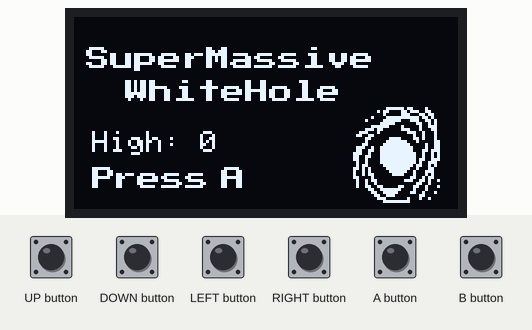
This sketch was run on a simulated Arduboy, built with avr-gcc and run on an emulated ATmega32U4. Shown: 128×64 one-colour display. Inputs (shaded band) come from the test bench. EEPROM starts erased.

Above: at 0.56 s.
1.3 s: A button pressed for 0.15 s
At 1.52 s:
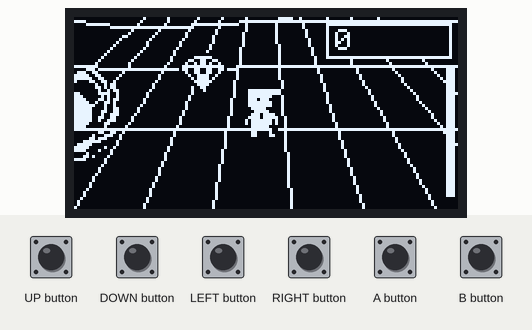
2.0 s: UP button pressed for 0.15 s
At 2.58 s:
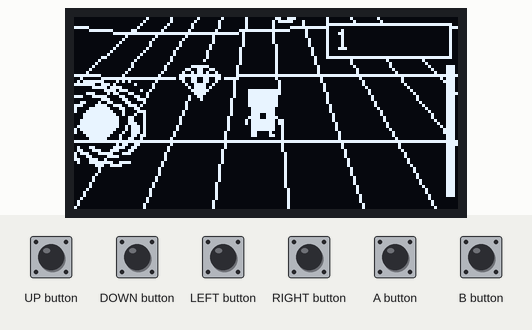
2.7 s: DOWN button pressed for 0.15 s
At 2.91 s:
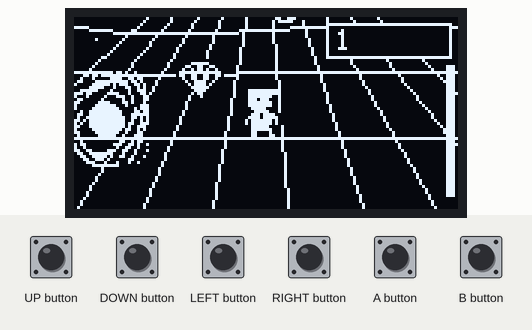
3.4 s: DOWN button pressed for 1 s
At 3.86 s:
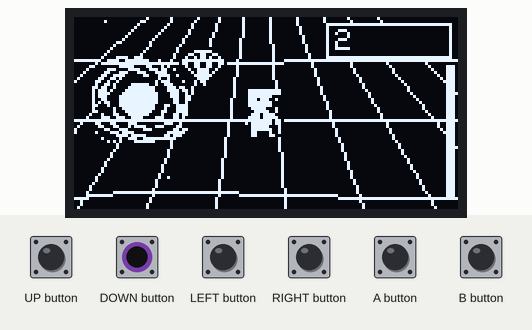
5.0 s: UP button pressed for 1 s
At 5.47 s:
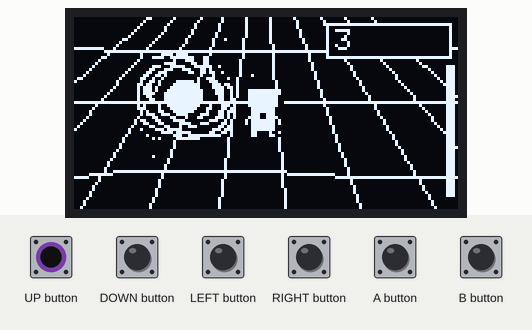
6.6 s: DOWN button pressed for 0.15 s
Timing chart, 0 to 9.6 s (numbered marks = the images above; inputs shaded):
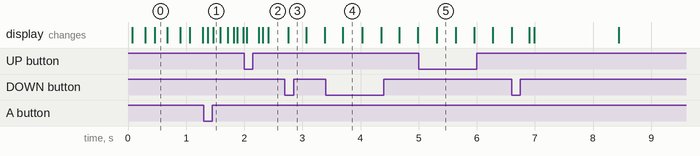

Measured:
- after the input at 1.3 s, the display: first changes after 0.07 s (image 1 shows a later state)
- after the input at 2.7 s, the display: changes after 0.06 s (image 3)
- after the input at 3.4 s, the display: changes after 0.30 s (image 4)
- after the input at 5.0 s, the display: changes after 0.31 s (image 5)

The sketch:

supermassive-whitehole.ino
```cpp
// =============================================================================
// supermassive-whitehole.ino — Arduino Entry Point for Supermassive Whitehole
// =============================================================================
//
// PURPOSE:
//   This is the Arduino sketch entry point. It:
//   1. Creates the Arduboy2 hardware instance
//   2. Creates HAL wrappers (renderer, input, storage)
//   3. Creates the Game instance
//   4. Wires them together in setup() and runs the game loop in loop()
//
// GAME LOOP:
//   Every frame (60 FPS target):
//     1. Check if it's time for a new frame (Arduboy2::nextFrame)
//     2. Poll button inputs
//     3. Update game logic (state machine, physics, spawning, collisions)
//     4. Clear the screen buffer
//     5. Render the current game state
//     6. Push the buffer to the OLED display
//
// FOR IMPLEMENTING AGENTS:
//   This file should rarely need changes after M0. The only reasons to
//   modify it would be:
//   - Adding new HAL instances (e.g., audio in M6)
//   - Changing frame rate
//   - Adding debug output
//
// =============================================================================

#include "src/game/game.h"
#include "src/platform/arduboy/arduboy_input.h"
#include "src/platform/arduboy/arduboy_renderer.h"
#include "src/platform/arduboy/arduboy_storage.h"
#include <Arduboy2.h>

// =============================================================================
// Global instances
// =============================================================================
// These are created once and live for the entire program lifetime.
// No dynamic allocation — everything is static.

Arduboy2 arduboy;                  // Hardware abstraction (Arduboy2 library)
ArduboyRenderer renderer(arduboy); // Renderer HAL → wraps Arduboy2 draw calls
ArduboyInput input(arduboy);       // Input HAL → wraps Arduboy2 button calls
ArduboyStorage storage;            // Storage HAL → wraps EEPROM
Game game;                         // The game itself

uint32_t lastMillis = 0;

// =============================================================================
// setup() — Called once at power-on / reset
// =============================================================================
void setup() {
  arduboy.begin();
  arduboy.setFrameRate(TARGET_FPS);
  game.init(storage);
  lastMillis = millis();
}

// =============================================================================
// loop() — Called repeatedly (main game loop)
// =============================================================================
void loop() {
  // Wait until it's time for the next frame (60 FPS timing)
  if (!arduboy.nextFrame())
    return;

  // Compute wall-clock delta-time normalized to 60 FPS (16.67ms = FP_DT_ONE = 256)
  uint32_t currentMillis = millis();
  uint32_t elapsedMillis = currentMillis - lastMillis;
  lastMillis = currentMillis;

  // Clamp to sane range [1, 100] ms to guard against pauses or initial startup
  if (elapsedMillis == 0) elapsedMillis = 1;
  if (elapsedMillis > 100) elapsedMillis = 100;

  // Normalized Q8.8 dt: (elapsedMillis / 1000.0) * 60.0 * 256 = (elapsedMillis * 384) / 25
  fp_t dt = (fp_t)(((uint32_t)elapsedMillis * 384) / 25);

  // 1. Poll button state (must be before any input checks)
  input.poll();

  // 2. Update game logic with delta-time
  game.update(input, dt);

  // 3. Render
  renderer.clear();
  game.render(renderer);
  renderer.display();
}
```

entity.cpp
```cpp
// =============================================================================
// entity.cpp — Entity & EntityManager Implementation
// =============================================================================
//
// MILESTONE: M2 (Entity Spawning & Collision Detection)
//
// FOR IMPLEMENTING AGENTS:
//   Implement all methods as documented in entity.h.
//   Key points:
//   - spawn() must find first ENTITY_NONE slot and configure it
//   - despawn() just calls entity.reset()
//   - Keep it simple — entities are static data, logic lives in Game/Physics
//
// =============================================================================

#include "entity.h"

// -----------------------------------------------------------------------------
// Entity::reset()
// -----------------------------------------------------------------------------
void Entity::reset() {
    x = 0;
    y = 0;
    type = ENTITY_NONE;
    width = 0;
    height = 0;
    active = false;
}

// -----------------------------------------------------------------------------
// Entity::isFood()
// -----------------------------------------------------------------------------
bool Entity::isFood() const {
    return (type >= ENTITY_FOOD_APPLE && type <= ENTITY_FOOD_ICECREAM);
}

// -----------------------------------------------------------------------------
// Entity::isCollectible()
// -----------------------------------------------------------------------------
bool Entity::isCollectible() const {
    return (type == ENTITY_COLLECTIBLE_DIAMOND || type == ENTITY_COLLECTIBLE_BILLS);
}

// -----------------------------------------------------------------------------
// Entity::isPowerup()
// -----------------------------------------------------------------------------
bool Entity::isPowerup() const {
    return (type == ENTITY_POWERUP_COFFEE);
}

// -----------------------------------------------------------------------------
// EntityManager::init()
// -----------------------------------------------------------------------------
void EntityManager::init() {
    for (uint8_t i = 0; i < MAX_ENTITIES; i++) {
        entities[i].reset();
    }
}

// -----------------------------------------------------------------------------
// EntityManager::spawn()
// -----------------------------------------------------------------------------
bool EntityManager::spawn(EntityType type, fp32_t worldX, fp32_t worldY) {
    for (uint8_t i = 0; i < MAX_ENTITIES; i++) {
        if (!entities[i].active || entities[i].type == ENTITY_NONE) {
            entities[i].type = type;
            entities[i].x = worldX;
            entities[i].y = worldY;
            entities[i].active = true;

            switch (type) {
                case ENTITY_COLLECTIBLE_DIAMOND:
                case ENTITY_COLLECTIBLE_BILLS:
                    entities[i].width = COLLECTIBLE_SIZE;
                    entities[i].height = COLLECTIBLE_SIZE;
                    break;
                case ENTITY_POWERUP_COFFEE:
                    entities[i].width = POWERUP_COFFEE_SIZE;
                    entities[i].height = POWERUP_COFFEE_SIZE;
                    break;
                case ENTITY_FOOD_APPLE:
                case ENTITY_FOOD_PIZZA:
                case ENTITY_FOOD_TACO:
                case ENTITY_FOOD_BURGER:
                case ENTITY_FOOD_FRIES:
                case ENTITY_FOOD_CAKE:
                case ENTITY_FOOD_DONUT:
                case ENTITY_FOOD_ICECREAM:
                    entities[i].width = 8;
                    entities[i].height = 8;
                    break;
                default:
                    entities[i].reset();
                    return false;
            }
            return true;
        }
    }
    return false;
}

// -----------------------------------------------------------------------------
// EntityManager::despawn()
// -----------------------------------------------------------------------------
void EntityManager::despawn(uint8_t index) {
    if (index < MAX_ENTITIES) {
        entities[index].reset();
    }
}

// -----------------------------------------------------------------------------
// EntityManager::countActive()
// -----------------------------------------------------------------------------
uint8_t EntityManager::countActive() const {
    uint8_t count = 0;
    for (uint8_t i = 0; i < MAX_ENTITIES; i++) {
        if (entities[i].active) {
            count++;
        }
    }
    return count;
}
```

entity.h
```cpp
// =============================================================================
// entity.h — Entity Data Structure & Entity Manager
// =============================================================================
//
// PURPOSE:
//   Defines the Entity struct (a single spawnable game object: food or
//   collectible) and the EntityManager that owns a static array of them.
//   The blackhole is NOT an entity — it's managed separately by World.
//
// ARCHITECTURE:
//   This file is 100% PLATFORM-INDEPENDENT. No HAL or Arduboy headers.
//   It only depends on config.h for constants and fixed-point types.
//
// ENTITY LIFECYCLE:
//   1. EntityManager pre-allocates a static array of MAX_ENTITIES entities.
//   2. All start with type = ENTITY_NONE and active = false.
//   3. World::update() calls entityManager.spawn() to activate an entity,
//      setting its type, position, and size.
//   4. Each frame, Game::update() iterates active entities to:
//      - Check collisions with player (physics.h)
//      - Apply blackhole gravity pull (physics.h)
//      - Despawn if too far from camera (entityManager.despawn())
//   5. On collision with player:
//      - FOOD: apply slow debuff (player.applyFoodSlow()), then despawn
//      - COLLECTIBLE: add score, then despawn
//
// ENTITY TYPES:
//   ENTITY_NONE       — Inactive slot (available for spawning)
//   ENTITY_FOOD_PIZZA — Triangle placeholder. Light slow on contact.
//   ENTITY_FOOD_BURGER— Square placeholder. Medium slow on contact.
//   ENTITY_FOOD_DONUT — Circle placeholder. Heavy slow on contact.
//   ENTITY_COLLECTIBLE— Diamond placeholder. Adds score on contact.
//
// FOR IMPLEMENTING AGENTS:
//   - M2: Implement EntityManager::spawn() — find first ENTITY_NONE slot,
//     set type/position/size, mark active. Return false if no slots free.
//   - M2: Implement EntityManager::update() — iterate entities, despawn
//     any that are too far from camera (use World::isOnScreen or distance check).
//   - M2: Implement collision responses in Game::updatePlaying().
//   - Entities are STATIC — they don't move on their own (but get pulled
//     by blackhole gravity via physics::applyBlackholeGravity in M3).
//
// =============================================================================

#ifndef ENTITY_H
#define ENTITY_H

#include "config.h"

// =============================================================================
// EntityType — What kind of entity is this?
// =============================================================================
// Used to determine rendering shape, collision behavior, and food slow values.
// The uint8_t underlying type keeps each entity small.

enum EntityType : uint8_t {
    ENTITY_NONE                 = 0,  // Inactive / empty slot — available for reuse
    // Money / Collectibles (Diamond + Bills)
    ENTITY_COLLECTIBLE_DIAMOND  = 1,  // Faceted Diamond (+10 pts * combo)
    ENTITY_COLLECTIBLE_BILLS    = 2,  // Dollar Bills stack (+25 pts * combo)
    // Power-ups
    ENTITY_POWERUP_COFFEE       = 3,  // Coffee mug (Turbo speed + cleanse for 3s)
    // 8 Distinct Food Hazards (from items_16.png)
    ENTITY_FOOD_APPLE           = 4,  // Apple (Snack: 24 frames, -10% speed)
    ENTITY_FOOD_PIZZA           = 5,  // Pizza slice (Light: 30 frames, -15% speed)
    ENTITY_FOOD_TACO            = 6,  // Taco (Spicy: 45 frames, -25% speed)
    ENTITY_FOOD_BURGER          = 7,  // Burger (Medium: 60 frames, -30% speed)
    ENTITY_FOOD_FRIES           = 8,  // French fries (Salty: 75 frames, -35% speed)
    ENTITY_FOOD_CAKE            = 9,  // Cake (Sugar crash: 105 frames, -45% speed)
    ENTITY_FOOD_DONUT           = 10, // Donut (Heavy: 90 frames, -50% speed)
    ENTITY_FOOD_ICECREAM        = 11, // Ice Cream (Brain freeze: 120 frames, -60% speed)
    // Alias for backwards compatibility
    ENTITY_COLLECTIBLE          = 1
};

// =============================================================================
// Entity — A single game object on the infinite plane
// =============================================================================
// Size: ~14 bytes per entity (important for RAM budget with MAX_ENTITIES slots).
//
// All positions are in WORLD SPACE (fp32_t for large coordinate range).
// To render, convert to screen space: screenX = FP32_TO_INT(x - cameraX)
//
// Width/height are in PIXELS and used for both rendering and AABB collision.
// They're set based on the entity type when spawned (see config.h for sizes).

struct Entity {
    fp32_t x;          // World-space X position (Q24.8 fixed-point)
    fp32_t y;          // World-space Y position (Q24.8 fixed-point)
    EntityType type;   // What kind of entity (determines shape + behavior)
    uint8_t width;     // Hitbox width in pixels
    uint8_t height;    // Hitbox height in pixels
    bool active;       // Is this entity currently alive and on the plane?

    // -------------------------------------------------------------------------
    // reset() — Clear this entity to an inactive state
    // -------------------------------------------------------------------------
    // Called when despawning or at initialization.
    // Sets type to ENTITY_NONE and active to false.
    // Position is zeroed but doesn't matter since inactive entities are skipped.
    void reset();

    // -------------------------------------------------------------------------
    // isFood() — Returns true if this entity is any food type
    // -------------------------------------------------------------------------
    // Convenience for collision handling: if (entity.isFood()) player.applyFoodSlow()
    bool isFood() const;

    // -------------------------------------------------------------------------
    // isCollectible() — Returns true if this entity is a collectible
    // -------------------------------------------------------------------------
    bool isCollectible() const;

    // -------------------------------------------------------------------------
    // isPowerup() — Returns true if this entity is a positive power-up
    // -------------------------------------------------------------------------
    bool isPowerup() const;
};

// =============================================================================
// EntityManager — Static pool manager for all spawned entities
// =============================================================================
// Owns a fixed-size array of Entity structs. Provides spawn/despawn/iteration.
//
// SPAWNING STRATEGY:
//   spawn() scans the array for the first inactive (ENTITY_NONE) slot.
//   If all slots are full, the spawn is silently dropped (returns false).
//   This is intentional — we never exceed MAX_ENTITIES RAM budget.
//
// DESPAWNING STRATEGY:
//   Entities are despawned when they're too far from the camera (off-screen).
//   This is checked by World::update() or Game::updatePlaying() each frame.
//   Also despawned immediately on collision with the player.
//
// ITERATION:
//   Game logic iterates entities[0..MAX_ENTITIES-1] and checks entity.active.
//   Inactive entities are skipped. This is O(MAX_ENTITIES) per frame but
//   MAX_ENTITIES is tiny (12), so it's essentially free.

class EntityManager {
public:
    Entity entities[MAX_ENTITIES];

    // -------------------------------------------------------------------------
    // init() — Reset all entities to inactive state
    // -------------------------------------------------------------------------
    // Called at game start and on retry. Clears the entire entity pool.
    void init();

    // -------------------------------------------------------------------------
    // spawn(type, worldX, worldY) — Spawn a new entity at the given position
    // -------------------------------------------------------------------------
    // Finds the first inactive slot, sets it up with the given type and
    // position. Width/height are set automatically based on type (using
    // constants from config.h: FOOD_PIZZA_SIZE, FOOD_BURGER_SIZE, etc.).
    //
    // Parameters:
    //   type   — EntityType (must not be ENTITY_NONE)
    //   worldX — World-space X position (fp32_t, Q24.8)
    //   worldY — World-space Y position (fp32_t, Q24.8)
    //
    // Returns: true if spawned successfully, false if no slots available.
    //
    // FOR IMPLEMENTING AGENTS (M2):
    //   1. Loop through entities[], find first with type == ENTITY_NONE
    //   2. Set entity.type = type, entity.x = worldX, entity.y = worldY
    //   3. Set entity.active = true
    //   4. Set width/height based on type:
    //      - FOOD_PIZZA:  width=height=FOOD_PIZZA_SIZE
    //      - FOOD_BURGER: width=height=FOOD_BURGER_SIZE
    //      - FOOD_DONUT:  width=height=FOOD_DONUT_SIZE
    //      - COLLECTIBLE: width=height=COLLECTIBLE_SIZE
    //   5. Return true. If no slot found, return false.
    bool spawn(EntityType type, fp32_t worldX, fp32_t worldY);

    // -------------------------------------------------------------------------
    // despawn(index) — Deactivate the entity at the given array index
    // -------------------------------------------------------------------------
    // Calls entity.reset() to mark it as ENTITY_NONE / inactive.
    // The slot becomes available for future spawn() calls.
    //
    // Parameters:
    //   index — Array index (0 to MAX_ENTITIES-1). Must be valid.
    void despawn(uint8_t index);

    // -------------------------------------------------------------------------
    // countActive() — Count the number of currently active entities
    // -------------------------------------------------------------------------
    // Useful for debugging and spawn throttling.
    // Returns: number of entities where active == true.
    uint8_t countActive() const;
};

#endif // ENTITY_H
```

Source omitted: sprites.h (data table, 42506 bytes), game.cpp (36701 bytes), game.h (18252 bytes), physics.cpp (4625 bytes), physics.h (7052 bytes), player.cpp (13561 bytes), player.h (11158 bytes), world.cpp (7695 bytes), world.h (10010 bytes), arduboy_input.h (2198 bytes), arduboy_renderer.h (4016 bytes), arduboy_storage.h (1951 bytes) and 3 more
